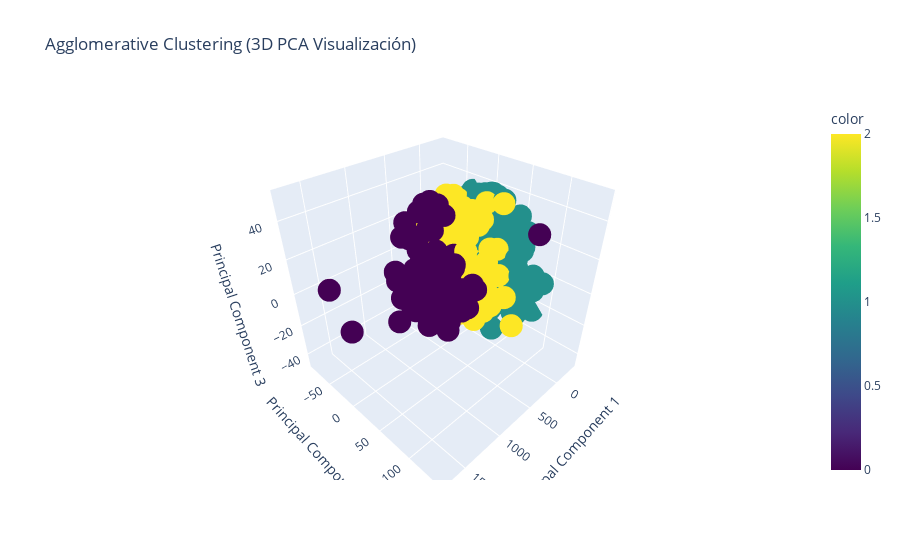

Notebook source saved alongside this figure:
### Markdown cell above
#### Modelo con linkage = 'ward', 3 clusters

### Code cell
ac_w = AgglomerativeClustering(n_clusters = 3, linkage='ward') 
labels_w = ac_w.fit_predict(X_pca)

# Visualización en 3D 
fig = px.scatter_3d(
    X_pca, x='P1', y='P2', z='P3', 
    color=labels_w, 
    title='Agglomerative Clustering (3D PCA Visualización)',
    labels={'P1': 'Principal Component 1', 'P2': 'Principal Component 2', 'P3': 'Principal Component 3'},
    color_continuous_scale='Viridis'
)
fig.show()

# Evaluación del Modelo
sil_score = silhouette_score(X_pca, labels_w)
davies_bouldin = davies_bouldin_score(X_pca, labels_w)
print(f'Silhouette Score: {sil_score}')
print(f'Davies-Bouldin Score: {davies_bouldin}')

### Figure 1 — Plotly figure (JSON) as saved in the notebook; plotly's stock layout.template omitted (floating-point values rounded to 4 significant figures; data arrays with more than 128 entries replaced by an {"elided": "..."} marker saying what was removed)
{"data": [{"hovertemplate": "Principal Component 1=%{x}<br>Principal Component 2=%{y}<br>Principal Component 3=%{z}<br>color=%{marker.color}<extra></extra>", "legendgroup": "", "marker": {"color": {"elided": "849 int values"}, "coloraxis": "coloraxis", "symbol": "circle"}, "mode": "markers", "name": "", "scene": "scene", "showlegend": false, "type": "scatter3d", "x": {"elided": "849 float values"}, "y": {"elided": "849 float values"}, "z": {"elided": "849 float values"}}], "layout": {"coloraxis": {"colorbar": {"title": {"text": "color"}}, "colorscale": [[0, "#440154"], [0.1111, "#482878"], [0.2222, "#3e4989"], [0.3333, "#31688e"], [0.4444, "#26828e"], [0.5556, "#1f9e89"], [0.6667, "#35b779"], [0.7778, "#6ece58"], [0.8889, "#b5de2b"], [1, "#fde725"]]}, "legend": {"tracegroupgap": 0}, "scene": {"domain": {"x": [0, 1], "y": [0, 1]}, "xaxis": {"title": {"text": "Principal Component 1"}}, "yaxis": {"title": {"text": "Principal Component 2"}}, "zaxis": {"title": {"text": "Principal Component 3"}}}, "title": {"text": "Agglomerative Clustering (3D PCA Visualización)"}}}
